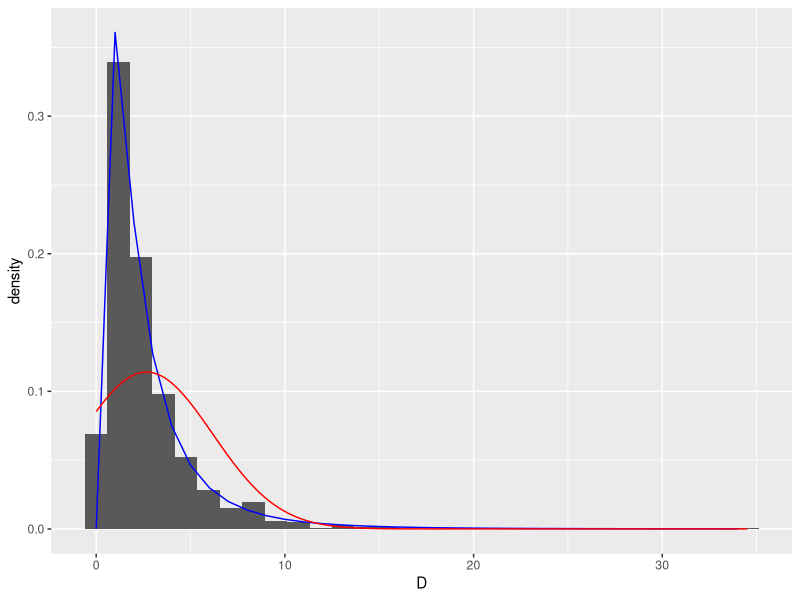
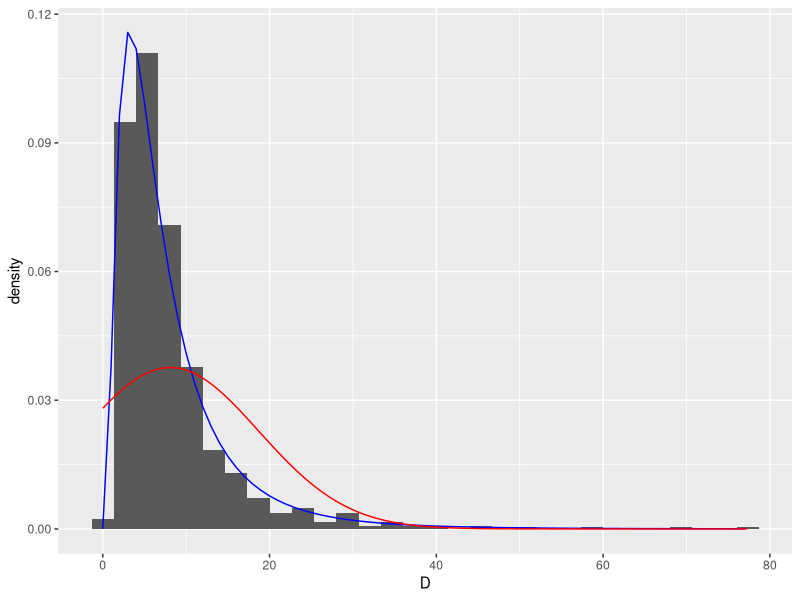

The R source for these figures, in order:
## ---- chunk 1
library(tidyr)
library(dplyr)
library(ggplot2)
library(purrr)
## ---- chunk 2


LN_variance_v1 <- function(rho, sigma){
  ( exp(sigma^2) - 1 ) * exp(2* rho  + sigma^2)
}


LN_mean_v1 <- function(rho, sigma){
   exp( rho + sigma^2/2 )
}

LN_rho2mu <- function(rho, sigma){
   LN_mean_v1(rho, sigma)
}

LN_mu2rho <- function(mu, sigma){
   log(mu) - sigma^2 /2
}

LN_variance_v3 <- function(mu, sigma){
  mu^2* (exp(sigma^2)-1)
}


## ---- chunk 3
set.seed(1234)
n <- 2
rho <- rnorm(n, mean = 0, sd = 1 )
sigma <- 01
## ---- chunk 4
n_sim <- 1000
dta <- rho %>% map(function(x){ exp(rnorm(n = n_sim, mean = x, sd = sigma))}) %>% 
   map_df(
         ~ tibble(x = .x), 
         .id = "dist"
     ) 



sum_dta <- dta %>% group_by(dist) %>% 
  mutate(id = row_number()) %>% 
  pivot_wider(names_from = dist,    names_glue = "dist_{dist}",
 values_from =x) %>% 
  mutate( D = rowSums(.[grep("dist_", names(.))]))

p <- sum_dta %>% ggplot() + geom_histogram(aes(x=D, y = ..density..))

mu_sum <- sum(LN_rho2mu(rho, sigma))
S2_sum <- sum(LN_variance_v1(rho, sigma))
sigma_sum = sqrt( log(S2_sum/mu_sum^2 +1))

sum_density_LN <- tibble(x  = seq(0.001, max(sum_dta$D)), 0.1) %>% 
  mutate( log_x= log(x), dens = dnorm(log_x, 
                         mean=LN_mu2rho(mu_sum, sigma_sum), 
                         sd = sigma_sum)/x)

p_LN <- p + geom_line(data= sum_density_LN, aes(x=x, y =dens), col = 'blue')
sum_density_N <- tibble(x  = seq(0.001, max(sum_dta$D), 0.1)) %>% 
  mutate(dens = dnorm(x, 
                         mean=mu_sum, 
                         sd = sqrt(LN_variance_v3(mu_sum, sigma))))

p_N <- p_LN + geom_line(data= sum_density_N, aes(x=x, y =dens), col = 'red')
p_N
## ---- chunk 5
n <- 5
rho <- rnorm(n, mean = 0, sd = 1 )
sigma <- 01
## ---- chunk 6
n_sim <- 1000
dta <- rho %>% map(function(x){ exp(rnorm(n = n_sim, mean = x, sd = sigma))}) %>% 
   map_df(
         ~ tibble(x = .x), 
         .id = "dist"
     ) 



sum_dta <- dta %>% group_by(dist) %>% 
  mutate(id = row_number()) %>% 
  pivot_wider(names_from = dist,    names_glue = "dist_{dist}",
 values_from =x) %>% 
  mutate( D = rowSums(.[grep("dist_", names(.))]))

p <- sum_dta %>% ggplot() + geom_histogram(aes(x=D, y = ..density..))

mu_sum <- sum(LN_rho2mu(rho, sigma))
S2_sum <- sum(LN_variance_v1(rho, sigma))
sigma_sum = sqrt( log(S2_sum/mu_sum^2 +1))

sum_density_LN <- tibble(x  = seq(0.001, max(sum_dta$D)), 0.1) %>% 
  mutate( log_x= log(x), dens = dnorm(log_x, 
                         mean=LN_mu2rho(mu_sum, sigma_sum), 
                         sd = sigma_sum)/x)

p_LN <- p + geom_line(data= sum_density_LN, aes(x=exp(log_x), y =dens), col = 'blue')

sum_density_N <- tibble(x  = seq(0.001, max(sum_dta$D), 0.1)) %>% 
  mutate(dens = dnorm(x, 
                         mean=mu_sum, 
                         sd = sqrt(LN_variance_v3(mu_sum, sigma))))

p_N <- p_LN + geom_line(data= sum_density_N, aes(x=x, y =dens), col = 'red')
p_N
